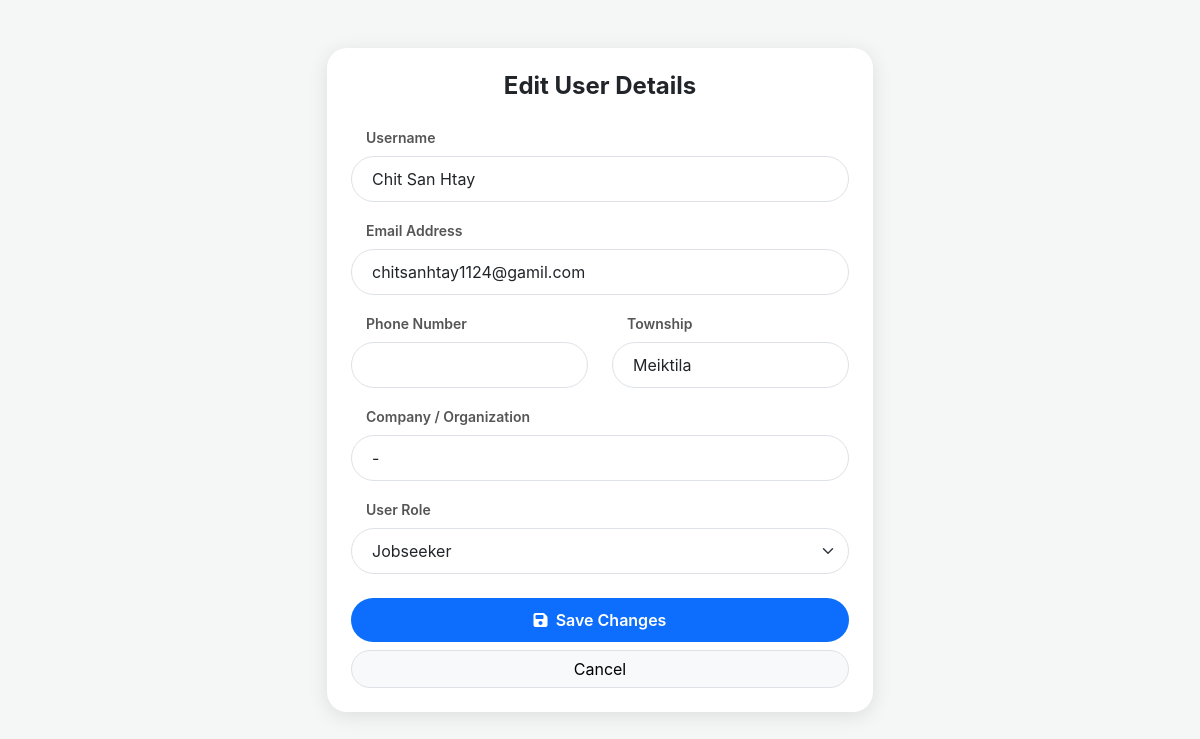
/admin/JOBMANAGEMENT/edit_user.php?id=12, run on the app's committed database.
### tables this page shows
CREATE TABLE `users` (
  `id` int(11) NOT NULL,
  `username` varchar(100) DEFAULT NULL,
  `name` varchar(100) DEFAULT NULL,
  `email` varchar(100) DEFAULT NULL,
  `phone` varchar(20) DEFAULT NULL,
  `password` varchar(255) DEFAULT NULL,
  `role` enum('Employer','Jobseeker') DEFAULT 'Jobseeker',
  `admin_city` varchar(100) DEFAULT 'All',
  `company` varchar(100) DEFAULT '-',
  `status` tinyint(1) DEFAULT 1,
  `profile_image` varchar(255) DEFAULT 'default.png',
  `township` varchar(100) DEFAULT 'Meiktila'
);

### admin/JOBMANAGEMENT/edit_user.php (the view, shortened to what this page needs)
<?php
include 'db.php';
$id = mysqli_real_escape_string($conn, $_GET['id']);
$user_query = mysqli_query($conn, "SELECT * FROM users WHERE id='$id'");
$user = mysqli_fetch_assoc($user_query);
?>
<!DOCTYPE html>
<html lang="en">
<head>
    <link href="https://cdn.jsdelivr.net/npm/bootstrap@5.3.2/dist/css/bootstrap.min.css" rel="stylesheet">
    <link href="https://cdnjs.cloudflare.com/ajax/libs/font-awesome/6.5.1/css/all.min.css" rel="stylesheet">
</head>
<body>
<div class="container mt-5 mb-5">
    <div class="row justify-content-center">
        <div class="col-md-6">
            <div class="card p-4">
                <h4 class="fw-bold text-center mb-4">Edit User Details</h4>
                <form method="POST">
                    <div class="mb-3">
                        <label class="form-label small">Username</label>
                        <input type="text" name="username" class="form-control" value="<?= htmlspecialchars($user['username']) ?>" required>
                    </div>
                    <div class="mb-3">
                        <label class="form-label small">Email Address</label>
                        <input type="email" name="email" class="form-control" value="<?= htmlspecialchars($user['email']) ?>" required>
                    </div>
                    <div class="row">
                        <div class="col-md-6 mb-3">
                            <label class="form-label small">Phone Number</label>
                            <input type="text" name="phone" class="form-control" value="<?= htmlspecialchars($user['phone']) ?>">
                        </div>
                        <div class="col-md-6 mb-3">
                            <label class="form-label small">Township</label>
                            <input type="text" name="township" class="form-control" value="<?= htmlspecialchars($user['township']) ?>">
                        </div>
                    </div>
                    <div class="mb-3">
                        <label class="form-label small">Company / Organization</label>
                        <input type="text" name="company" class="form-control" value="<?= htmlspecialchars($user['company']) ?>">
                    </div>
                    <div class="mb-4">
                        <label class="form-label small">User Role</label>
                        <select name="role" class="form-select">
                            <option value="Jobseeker" <?= ($user['role'] == 'Jobseeker') ? 'selected' : '' ?>>Jobseeker</option>
                        </select>
                    </div>
                    <div class="d-grid gap-2">
                        <button type="submit" name="update" class="btn btn-update">
                            <i class="fa fa-save me-1"></i> Save Changes
                        </button>
                        <a href="usermanagement.php" class="btn btn-light rounded-pill border">Cancel</a>
                    </div>
                </form>
            </div>
        </div>
    </div>
</div>
</body>
</html>

### admin/JOBMANAGEMENT/edit_user.php (style rules this page uses)
body { background-color: #f4f7f6; font-family: 'Inter', sans-serif; }
.card { border-radius: 20px; border: none; box-shadow: 0 4px 20px rgba(0,0,0,0.1); }
.form-control, .form-select { padding: 10px 20px; border-radius: 50px; }
.btn-update { background-color: #0d6efd; color: white; border-radius: 50px; padding: 10px; font-weight: 600; border: none; }
.form-label { margin-left: 15px; font-weight: 600; color: #555; }

### data on the page
users: username "Chit San Htay", email "chitsanhtay1124@gamil.com", township "Meiktila", company "-", role "Jobseeker"
